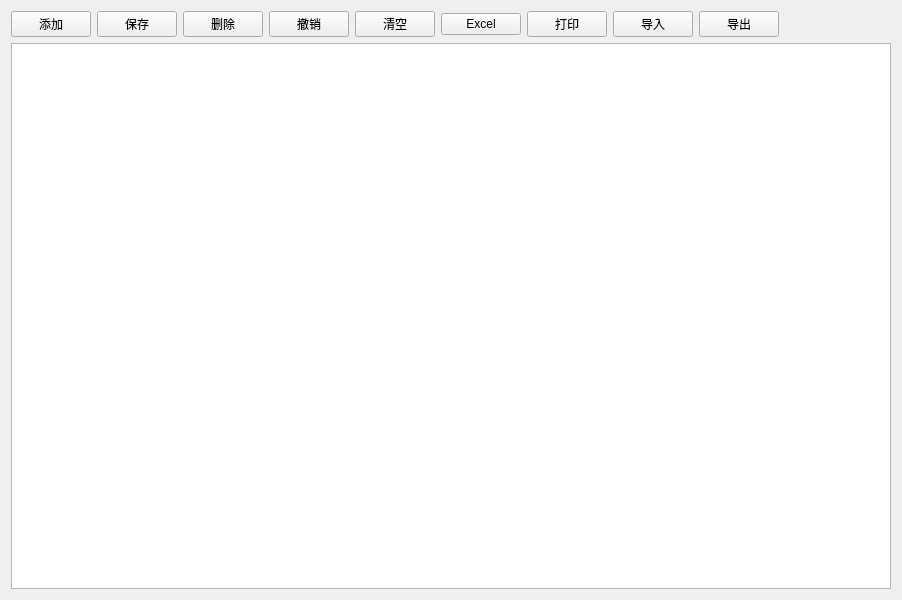
<?xml version="1.0" encoding="UTF-8"?>
<ui version="4.0">
 <class>frmConfigCrane</class>
 <widget class="QWidget" name="frmConfigCrane">
  <property name="geometry">
   <rect>
    <x>0</x>
    <y>0</y>
    <width>902</width>
    <height>600</height>
   </rect>
  </property>
  <property name="windowTitle">
   <string>Form</string>
  </property>
  <layout class="QGridLayout" name="gridLayout">
   <item row="0" column="0">
    <widget class="QWidget" name="widgetTop" native="true">
     <layout class="QHBoxLayout" name="horizontalLayout">
      <property name="leftMargin">
       <number>0</number>
      </property>
      <property name="topMargin">
       <number>0</number>
      </property>
      <property name="rightMargin">
       <number>0</number>
      </property>
      <property name="bottomMargin">
       <number>0</number>
      </property>
      <item>
       <widget class="QPushButton" name="btnAdd">
        <property name="text">
         <string>添加</string>
        </property>
        <property name="icon">
         <iconset resource="../../other/main.qrc">
          <normaloff>:/image/btn_add.png</normaloff>:/image/btn_add.png</iconset>
        </property>
       </widget>
      </item>
      <item>
       <widget class="QPushButton" name="btnSave">
        <property name="text">
         <string>保存</string>
        </property>
        <property name="icon">
         <iconset resource="../../other/main.qrc">
          <normaloff>:/image/btn_save.png</normaloff>:/image/btn_save.png</iconset>
        </property>
       </widget>
      </item>
      <item>
       <widget class="QPushButton" name="btnDelete">
        <property name="text">
         <string>删除</string>
        </property>
        <property name="icon">
         <iconset resource="../../other/main.qrc">
          <normaloff>:/image/btn_close.png</normaloff>:/image/btn_close.png</iconset>
        </property>
       </widget>
      </item>
      <item>
       <widget class="QPushButton" name="btnReturn">
        <property name="text">
         <string>撤销</string>
        </property>
        <property name="icon">
         <iconset resource="../../other/main.qrc">
          <normaloff>:/image/btn_move.png</normaloff>:/image/btn_move.png</iconset>
        </property>
       </widget>
      </item>
      <item>
       <widget class="QPushButton" name="btnClear">
        <property name="text">
         <string>清空</string>
        </property>
        <property name="icon">
         <iconset resource="../../other/main.qrc">
          <normaloff>:/image/btn_delete.png</normaloff>:/image/btn_delete.png</iconset>
        </property>
       </widget>
      </item>
      <item>
       <widget class="QPushButton" name="btnXls">
        <property name="text">
         <string>Excel</string>
        </property>
        <property name="icon">
         <iconset resource="../../other/main.qrc">
          <normaloff>:/image/btn_excel.png</normaloff>:/image/btn_excel.png</iconset>
        </property>
       </widget>
      </item>
      <item>
       <widget class="QPushButton" name="btnPrint">
        <property name="text">
         <string>打印</string>
        </property>
        <property name="icon">
         <iconset resource="../../other/main.qrc">
          <normaloff>:/image/btn_print.png</normaloff>:/image/btn_print.png</iconset>
        </property>
       </widget>
      </item>
      <item>
       <widget class="QPushButton" name="btnInput">
        <property name="text">
         <string>导入</string>
        </property>
        <property name="icon">
         <iconset resource="../../other/main.qrc">
          <normaloff>:/image/btn_get.png</normaloff>:/image/btn_get.png</iconset>
        </property>
       </widget>
      </item>
      <item>
       <widget class="QPushButton" name="btnOutput">
        <property name="text">
         <string>导出</string>
        </property>
        <property name="icon">
         <iconset resource="../../other/main.qrc">
          <normaloff>:/image/btn_set.png</normaloff>:/image/btn_set.png</iconset>
        </property>
       </widget>
      </item>
      <item>
       <widget class="QLabel" name="labTip">
        <property name="sizePolicy">
         <sizepolicy hsizetype="Expanding" vsizetype="Preferred">
          <horstretch>0</horstretch>
          <verstretch>0</verstretch>
         </sizepolicy>
        </property>
        <property name="text">
         <string/>
        </property>
       </widget>
      </item>
     </layout>
    </widget>
   </item>
   <item row="1" column="0">
    <widget class="QTableView" name="tableView"/>
   </item>
  </layout>
 </widget>
 <resources>
  <include location="../../other/main.qrc"/>
 </resources>
 <connections/>
</ui>
